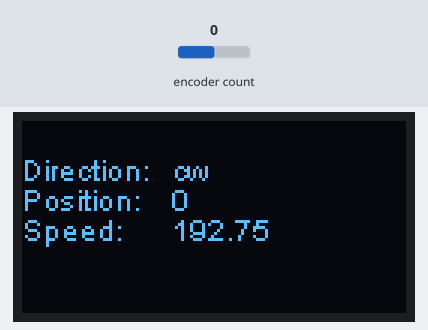
This program was run on a simulated ESP32. On the bench: 128×64 one-colour display. The test bench sets the inputs (shaded band); at power-on: encoder count 0. What the program prints to the serial monitor is not drawn.

Above: at 6.8 s.
6.9 s: encoder count set to 1
At 8.7 s:
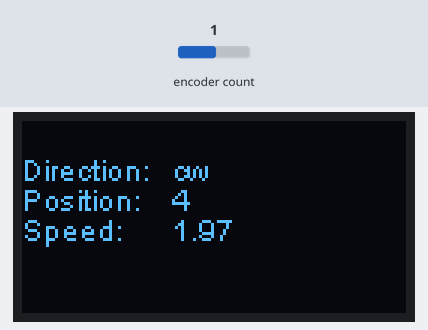
9.7 s: encoder count set to 2
At 12.0 s:
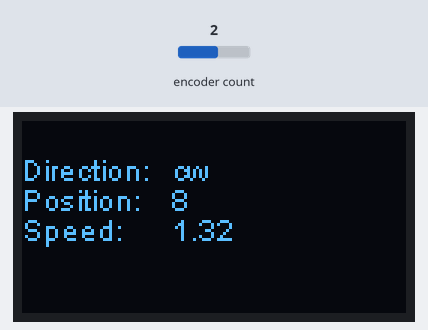
12.7 s: encoder count set to 3
At 15.4 s:
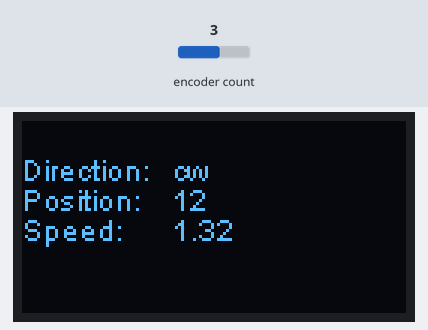
15.7 s: encoder count set to 4
At 18.7 s:
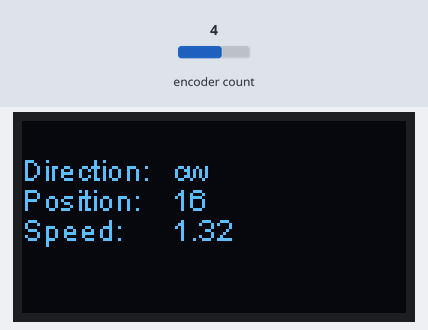
Timing chart, 0 to 19.7 s (numbered marks = the images above; inputs shaded):
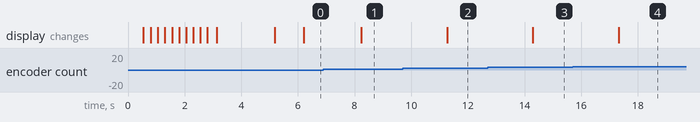

The program:

main.cpp
```cpp
/*----------------------
 Encoder example w OLED
   Joe Brendler 19 Dec 2022
   OLED code from Heltec - https://github.com/HelTecAutomation/Heltec_ESP32
-----------------------*/
#include <Arduino.h>
#include <heltec.h>
#include "images.h"

#include <ESP32Encoder.h>

ESP32Encoder encoder;

long oldPosition = -999, newPosition = 0;
double newSpeed = 0, oldSpeed = 0;
String newDirection = "ccw", oldDirection = newDirection;
unsigned long newMicros = 0, oldMicros = 0; // loop timing
unsigned long delta_t = 0;                  // in usec

// config gpios
gpio_config_t io_conf;

uint64_t periodMicros = 21500; // HDD empirically measured

const int col_space = 25;
const int col0_x = 0,
          col1_x = col0_x + col_space,
          col2_x = col1_x + col_space,
          col3_x = col2_x + col_space,
          col4_x = col3_x + col_space;
const int line_0 = 0, line_1 = 10, line_2 = 20, line_3 = 30, line_4 = 40;

String msg = "", old_msg = "";

//--------- function declarations ------------
void update_display(String old_var1, String old_var2, String old_var3, String new_var1, String new_var2, String new_var3);
void OLED_setup();

//---------- setup() -------------------------
void setup()
{
  // Initialize the Heltec ESP32 object
  OLED_setup(); // leaves display w "OLED Initialized" on line_0

  Serial.begin(115200);
  msg = "Starting setup";
  Serial.println(msg);
  Heltec.display->drawString(col0_x, line_1, msg);
  Heltec.display->display();

  msg = "Initializing Encoder...";
  Heltec.display->drawString(col0_x, line_2, msg);
  Heltec.display->display();
  // Initialize encoder
  // use pin ___, ___ for the encoder
  // encoder.attachHalfQuad(32, 33);
  encoder.attachFullQuad(18, 19);
  // set starting count value after attaching
  // encoder.setCount(37);
  // clear the encoder's raw count and set the tracked count to zero
  encoder.clearCount();
  Serial.println("Encoder Start = " + String((int32_t)encoder.getCount()));
  msg = "Initializing Encoder: Done";
  Heltec.display->drawString(col0_x, line_2, msg);
  Heltec.display->display();
  Serial.println("Encoder Initialized");

  msg = "Done Configuration";
  Serial.println(msg);
  Heltec.display->drawString(col0_x, line_3, msg);
  Heltec.display->display();
  delay(2000); // time to read

  // set up persistent display
  Heltec.display->clear();
  Heltec.display->display();
  msg = "Direction: ";
  Heltec.display->drawString(col0_x, line_1, msg);
  msg = "Position: ";
  Heltec.display->drawString(col0_x, line_2, msg);
  msg = "Speed: ";
  Heltec.display->drawString(col0_x, line_3, msg);
  // display initial placeholder data
  update_display(oldDirection, String(oldPosition), String(oldSpeed), newDirection, String(newPosition), String(newSpeed));
  Heltec.display->display();

  Serial.println("setup() done");
}

//--------------- loop() --------------------------
void loop()
{
  // periodically update display with encoder data
  newMicros = micros();
  delta_t = newMicros - oldMicros;
  if (delta_t > 100) // update display periodically
  {
    // update position
    newPosition = encoder.getCount();
    delay(1000);
    if (newPosition != oldPosition) // update direction
    {
      if (newPosition > oldPosition)
        newDirection = "cw";
      else
        newDirection = "ccw";
      // update speed = ticks per second
      newSpeed = (double)((newPosition - oldPosition) * 1000000 / (double)delta_t);

      Serial.printf("newDirection: %s\n", newDirection);
      Serial.printf("newPosition: %d\n", newPosition);
      Serial.printf("newSpeed: %.15f\n", newSpeed);
      update_display(oldDirection, String(oldPosition), String(oldSpeed), newDirection, String(newPosition), String(newSpeed));

      oldMicros = newMicros;
      oldPosition = newPosition;
      oldSpeed = newSpeed;
      oldDirection = newDirection;
    }
  }
}

//---------------------[ functions ]------------------------------------------------------------
void OLED_setup()
{
  // Initialize the Heltec ESP32 object - uses joeBot logo at images.h
  Heltec.begin(true /*DisplayEnable Enable*/, false /*LoRa Disable*/, true /*Serial Enable*/);
  delay(500); // time to read the organic "initialized" message
  Heltec.display->setColor(WHITE);
  Heltec.display->setFont(ArialMT_Plain_10);
  Heltec.display->setContrast(255);
  Heltec.display->clear();
  Heltec.display->display();
  delay(250);
  Heltec.display->clear();
  Heltec.display->drawXbm(0, 5, logo_width, logo_height, (const unsigned char *)logo_bits);
  Heltec.display->display();
  delay(250);
  for (int i = 0; i <= 3; i++)
  {
    Heltec.display->invertDisplay();
    delay(250);
    Heltec.display->normalDisplay();
    delay(250);
  }
  msg = "OLED initialized";
  Serial.println(msg);
  Heltec.display->drawString(col0_x, line_0, msg);
  Heltec.display->display();
}

void update_display(String old_var1, String old_var2, String old_var3, String new_var1, String new_var2, String new_var3)
{
  // blank out the old data
  Heltec.display->setColor(BLACK);
  Heltec.display->drawString(col2_x, line_1, old_var1);
  Heltec.display->drawString(col2_x, line_2, old_var2);
  Heltec.display->drawString(col2_x, line_3, old_var3);
  Heltec.display->display();

  // write the new data
  Heltec.display->setColor(WHITE);
  Heltec.display->drawString(col2_x, line_1, new_var1);
  Heltec.display->drawString(col2_x, line_2, new_var2);
  Heltec.display->drawString(col2_x, line_3, new_var3);
  Heltec.display->display();
}
```

Source omitted: images.h (data table, 6851 bytes)

Measured:
- after the input at 6.9 s, the display: changes after 1.3 s (image 1)
- after the input at 9.7 s, the display: changes after 1.6 s (image 2)
- after the input at 12.7 s, the display: changes after 1.6 s (image 3)
- after the input at 15.7 s, the display: changes after 1.6 s (image 4)
